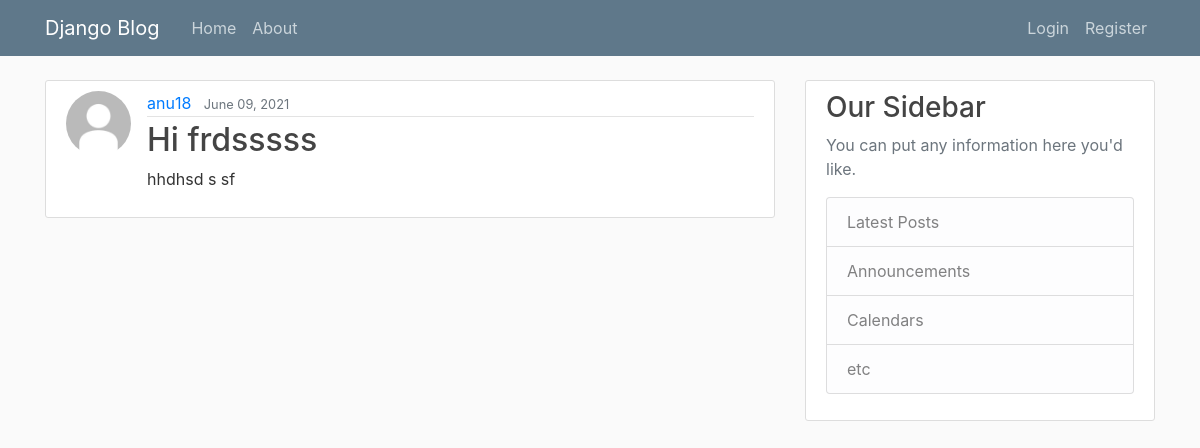
The page /post/8/ on the database its author committed.
### blog_app/models.py (models this page shows, shortened)
class Post(models.Model):
  title = models.CharField(max_length=100)
  content = models.TextField()
  date_posted = models.DateTimeField(default=timezone.now)
  auth = models.ForeignKey(User, on_delete=models.CASCADE)

### users/models.py (models this page shows, shortened)
class Profile(models.Model):
  user = models.OneToOneField(User,on_delete=models.CASCADE)
  image = models.ImageField(default='default.jpg',upload_to='profile_pics')

### blog_app/views.py (the view)
# urls.py: path('post/<int:pk>/',PostDetailView.as_view(),name='post-details'),
class PostDetailView(DetailView):
  model = Post

### blog_app/templates/blog_app/post_detail.html (shortened to what this page needs)
{% extends 'blog_app/base.html' %}
{% block content %}
  <article class="media content-section">
    <img class="rounded-circle article-img" src="{{ post.auth.profile.image.url }}">
    <div class="media-body">
      <div class="article-metadata">
        <a class="mr-2" href="#">{{ object.auth }}</a>
        <small class="text-muted">{{ object.date_posted|date:"F d, Y" }}</small>
      </div>
      <h2 class="article-title">{{ object.title }}</h2>
      <p class="article-content">{{ object.content }}</p>
    </div>
  </article>
{% endblock content %}

### blog_app/static/blog_app/main.css (style rules this page uses)
body { background: #fafafa; color: #333333; margin-top: 5rem; }
h1, h2, h3, h4, h5, h6 { color: #444444; }
.content-section { background: #ffffff; padding: 10px 20px; border: 1px solid #dddddd; border-radius: 3px; margin-bottom: 20px; }
.article-title { color: #444444; }
.article-content { white-space: pre-line; }
.article-img { height: 65px; width: 65px; margin-right: 16px; }
.article-metadata { padding-bottom: 1px; margin-bottom: 4px; border-bottom: 1px solid #e3e3e3; }

### rows shown on the page
Post: auth.profile.image (placeholder picture), auth "anu18", date_posted "June 09, 2021", title "Hi frdsssss", content "hhdhsd s sf"
